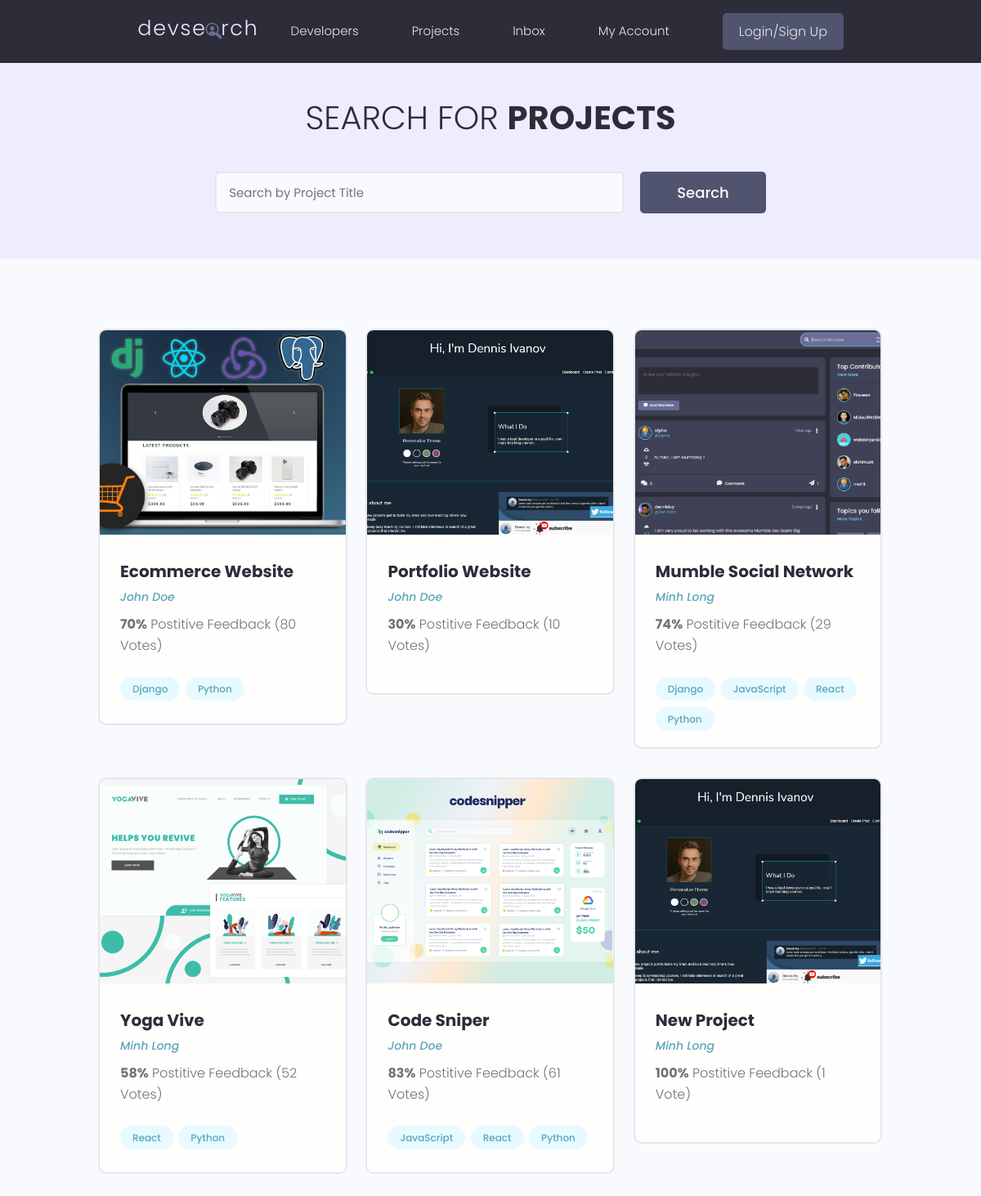
/projects/, run on the app's committed database.
### projects/models.py (models this page shows, shortened)
class Project(models.Model):
    owner = models.ForeignKey(Profile, null=True, blank=True, on_delete=models.SET_NULL)
    title = models.CharField(max_length=200)
    description = models.TextField(null=True, blank=True)
    featured_image = models.ImageField(null=True, blank=True, default = "default.jpg")
    demo_link = models.CharField(max_length=2000, null=True, blank=True)
    source_link = models.CharField(max_length=2000, null=True, blank=True)
    tags = models.ManyToManyField('Tag', blank=True)
    vote_total = models.IntegerField(default=0, null=True, blank=True)
    vote_ratio = models.IntegerField(default=0, null=True, blank=True)
    created = models.DateTimeField(auto_now_add=True)
    id = models.UUIDField(default=uuid.uuid4, unique=True, primary_key=True, editable=False)

class Tag(models.Model):
    name = models.CharField(max_length=200)
    created = models.DateTimeField(auto_now_add=True)
    id = models.UUIDField(default=uuid.uuid4, unique=True, primary_key=True, editable=False)
    def __str__(self):
        return self.name

### users/models.py (models this page shows, shortened)
class Profile(models.Model):
    user = models.OneToOneField(User, on_delete=models.CASCADE, null=True, blank=True)
    name = models.CharField(max_length=200, blank=True, null=True)
    email = models.EmailField(max_length=500, blank=True,null=True)
    username = models.CharField(max_length=200, blank=True, null=True)
    location = models.CharField(max_length=200, blank=True, null=True)
    short_intro = models.CharField(max_length=500, blank=True, null=True)
    bio = models.TextField(blank=True, null=True)
    profile_image = models.ImageField(blank=True, null=True, upload_to='profiles/', default='profiles/user-default.png' )
    social_github = models.CharField(max_length=200, blank=True, null=True)
    social_twitter = models.CharField(max_length=200, blank=True, null=True)
    social_linkedin = models.CharField(max_length=200, blank=True, null=True)
    social_youtube = models.CharField(max_length=200, blank=True, null=True)
    social_website = models.CharField(max_length=200, blank=True, null=True)
    created = models.DateTimeField(auto_now_add=True)
    id = models.UUIDField(default=uuid.uuid4, unique=True, primary_key=True, editable=False)

### projects/views.py (the view)
# urls.py: path('projects/', include('projects.urls')),
def projects(request):
    projects = Project.objects.all()
    context = {
        'projects' : projects,
    }
    return render(request, 'projects/projects.html', context)

### projects/templates/projects/projects.html (shortened to what this page needs)
{% extends "main.html" %}
{%load static%}
{%block content%}
  <main class="projects">
    <section class="hero-section text-center">
      <div class="container container--narrow">
        <div class="hero-section__box">
          <h2>Search for <span>Projects</span></h2>
        </div>
        <div class="hero-section__search">
          <form class="form" action="#" method="get">
            <div class="form__field">
              <input class="input input--text" id="formInput#search" type="text" name="text"
                placeholder="Search by Project Title" />
            </div>
            <input class="btn btn--sub btn--lg" type="submit" value="Search" />
          </form>
        </div>
      </div>
    </section>
    <section class="projectsList">
      <div class="container">
        <div class="grid grid--three">
        {%for project in projects%}
          <div class="column">
            <div class="card project">
              <a href="{%url 'project' project.id%}" class="project">
                <img class="project__thumbnail" src="{{project.featured_image.url}}" alt="project thumbnail" />
                <div class="card__body">
                  <h3 class="project__title">{{project.title}}</h3>
                  <p><a class="project__author" href="{%url 'user-profile' project.owner.id%}">{{project.owner.name}}</a></p>
                  <p class="project--rating">
                    <span style="font-weight: bold;">{{project.vote_ratio}}%</span> Postitive
                    Feedback ({{project.vote_total}} Vote{{project.vote_total|pluralize:"s"}})
                  </p>
                  <div class="project__tags">
                    {%for tag in project.tags.all%}
                    <span class="tag tag--pill tag--main">
                      <small>{{tag}}</small>
                    </span>
                    {%endfor%}
                  </div>
                </div>
              </a>
            </div>
          </div>
          {%endfor%}
        </div>
      </div>
    </section>
  </main>
{%endblock%}

### static/styles/app.css (style rules this page uses)
:root { --color-sub: #2d2d39; }
.btn--sub { background-color: var(--color-sub-light); }
.card { border: 2px solid var(--color-light); }
img { width: 100%; }
.hero-section { height: 40vh; display: flex; align-items: center; background-color: var(--color-sub); }
.hero-section__box { margin-bottom: 4rem; }
.hero-section__box > h2, .hero-section__box > h2 > span { font-size: 4rem; color: var(--color-light); line-height: 1.3; text-transform: uppercase; }
.hero-section__box > h2 { font-weight: 300; }
.hero-section__box > h2 > span { font-weight: 700; }
.hero-section__search > .form { display: flex; align-items: center; justify-content: center; gap: 2rem; }
.hero-section__search > .form input.input--text { width: 50rem; }
.project__author { font-size: 1.4rem; font-style: italic; }
.project--rating { margin-bottom: 1.6em; margin-top: .5em; }
.projects > .hero-section { background: var(--color-sub-lighter); height: 30vh; }
.projects .hero-section__box { margin-bottom: 2.5rem; }
.projects .hero-section__box > h2 { color: var(--color-sub); }
.projects .hero-section__box > h2 > span { font-weight: 700; color: var(--color-sub); }
.projectsList { margin-top: 8rem; }
.project__thumbnail { height: 25rem; object-fit: cover; object-position: top center; }
.project__title { font-size: 2rem; font-weight: 700; color: var(--color-sub); }

### static/uikit/styles/modules/_variables.css (style rules this page uses)
:root { --color-main: #5aa5b9; --color-main-light: #e6faff; --color-sub: #3f4156; --color-sub-light: #51546e; --color-sub-lighter: #ededfd; --color-text: #737373; --color-gray: #8b8b8b; --color-light: #e5e7eb; --color-light-gray: #767676; --color-bg: #f8fafd; --color-white: #fffefd; --color-white-light: #f3f3f3; --color-success: #359e64; --color-success-bg: #def8e8; --color-error: #fc4b0b; --color-error-bg: #fff2ee; --font-base: 'Poppins', arial, helvetica, 'Segoe UI', roboto, ubuntu, sans-serif; --font-monospace: 'Fira Code', 'Courier New', courier, monospace; --font-regular: 300; --font-medium: 500; --font-bold: 700; --generic-shadow: 1px 1px 5px #00000010; --generic-transition: all 0.3s ease-in-out; }

### static/uikit/styles/modules/_base.css (style rules this page uses)
* { margin: 0; padding: 0; box-sizing: border-box; text-rendering: optimizeLegibility; color: inherit; font-size: inherit; }
html { font-size: 50%; }
@media only screen and (min-width: 480px) { html { font-size: 56.25%; } }
@media only screen and (min-width: 1200px) { html { font-size: 62.5%; } }
body { line-height: 1.6; font-weight: 400; font-size: 1.5rem; color: var(--color-text); background-color: var(--color-bg); min-height: 100vh; }

### static/uikit/styles/modules/_typography.css (style rules this page uses)
* { font-family: var(--font-base); }
h2 { font-size: 3.6rem; font-weight: var(--font-bold); }
h3 { font-size: 3.2rem; font-weight: var(--font-medium); }
p, span, strong { font-size: 1.6rem; color: var(--color-text); font-weight: var(--font-regular); }
a { padding-bottom: 2px; text-decoration: none; display: inline-block; color: var(--color-main); font-weight: var(--font-medium); }

### static/uikit/styles/modules/_utilities.css (style rules this page uses)
.container { width: 92%; max-width: 165rem; margin: 0 auto; box-sizing: border-box; }
.container--narrow { width: 92%; max-width: 120rem; }
@media screen and (min-width: 1000px) { .container { width: 90%; } }
@media screen and (min-width: 1000px) { .container--narrow { width: 85%; } }
@media screen and (min-width: 1200px) { .container { width: 80%; } }
@media screen and (min-width: 1200px) { .container--narrow { width: 72%; } }
.text-center { text-align: center; }

### static/uikit/styles/modules/_button.css (style rules this page uses)
.btn { display: inline-block; position: relative; cursor: pointer; background-color: var(--color-light); font-weight: var(--font-medium); color: var(--color-sub); text-decoration: none; padding: 1rem 2rem; border-radius: 0.5rem; border: none; width: -webkit-fit-content; width: -moz-fit-content; width: fit-content; height: -webkit-fit-content; height: -moz-fit-content; height: fit-content; font-size: 1.6rem; outline-width: 0; outline-color: transparent; -webkit-backface-visibility: hidden; backface-visibility: hidden; transition: all 0.3s ease-in-out; }
.btn--sub { background-color: var(--color-sub); color: var(--color-white); }
.btn--lg { font-size: 1.8rem; padding: 1.2rem 4.5rem; }

### static/uikit/styles/modules/_card.css (style rules this page uses)
.card { border-radius: 1rem; background-color: var(--color-white); border: 1.5px solid var(--color-light); width: auto; height: auto; margin-top: 0.5rem; margin-bottom: 0.5rem; overflow: hidden; }
.card__body, .card__header { padding: 2rem 2.5rem; }

### data on the page
Project: featured_image (picture), title "Ecommerce Website", owner.name "John Doe", vote_ratio "70", vote_total "80"
Tag: name "Django"
Tag: name "Python"
Project: featured_image (picture), title "Portfolio Website", owner.name "John Doe", vote_ratio "30", vote_total "10"
Project: featured_image (picture), title "Mumble Social Network", owner.name "Minh Long", vote_ratio "74", vote_total "29"
Tag: name "JavaScript"
Tag: name "React"
Project: featured_image (picture), title "Yoga Vive", owner.name "Minh Long", vote_ratio "58", vote_total "52"
Project: featured_image (picture), title "Code Sniper", owner.name "John Doe", vote_ratio "83", vote_total "61"
Project: featured_image (picture), title "New Project", owner.name "Minh Long", vote_ratio "100", vote_total "1"
